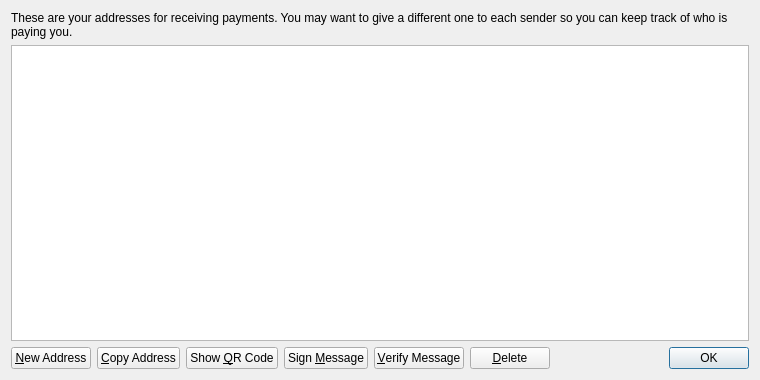
<?xml version="1.0" encoding="UTF-8"?>
<ui version="4.0">
 <class>AddressBookPage</class>
 <widget class="QWidget" name="AddressBookPage">
  <property name="geometry">
   <rect>
    <x>0</x>
    <y>0</y>
    <width>760</width>
    <height>380</height>
   </rect>
  </property>
  <property name="windowTitle">
   <string>Address Book</string>
  </property>
  <layout class="QVBoxLayout" name="verticalLayout">
   <item>
    <widget class="QLabel" name="labelExplanation">
     <property name="text">
      <string>These are your addresses for receiving payments. You may want to give a different one to each sender so you can keep track of who is paying you.</string>
     </property>
     <property name="textFormat">
      <enum>Qt::PlainText</enum>
     </property>
     <property name="wordWrap">
      <bool>true</bool>
     </property>
    </widget>
   </item>
   <item>
    <widget class="QTableView" name="tableView">
     <property name="contextMenuPolicy">
      <enum>Qt::CustomContextMenu</enum>
     </property>
     <property name="toolTip">
      <string>Double-click to edit address or label</string>
     </property>
     <property name="tabKeyNavigation">
      <bool>false</bool>
     </property>
     <property name="alternatingRowColors">
      <bool>true</bool>
     </property>
     <property name="selectionMode">
      <enum>QAbstractItemView::SingleSelection</enum>
     </property>
     <property name="selectionBehavior">
      <enum>QAbstractItemView::SelectRows</enum>
     </property>
     <property name="sortingEnabled">
      <bool>true</bool>
     </property>
     <attribute name="verticalHeaderVisible">
      <bool>false</bool>
     </attribute>
    </widget>
   </item>
   <item>
    <layout class="QHBoxLayout" name="horizontalLayout">
     <item>
      <widget class="QPushButton" name="newAddressButton">
       <property name="toolTip">
        <string>Create a new address</string>
       </property>
       <property name="text">
        <string>&amp;New Address</string>
       </property>
       <property name="icon">
        <iconset resource="../bitcoin.qrc">
         <normaloff>:/icons/add</normaloff>:/icons/add</iconset>
       </property>
      </widget>
     </item>
     <item>
      <widget class="QPushButton" name="copyToClipboard">
       <property name="toolTip">
        <string>Copy the currently selected address to the system clipboard</string>
       </property>
       <property name="text">
        <string>&amp;Copy Address</string>
       </property>
       <property name="icon">
        <iconset resource="../bitcoin.qrc">
         <normaloff>:/icons/editcopy</normaloff>:/icons/editcopy</iconset>
       </property>
      </widget>
     </item>
     <item>
      <widget class="QPushButton" name="showQRCode">
       <property name="text">
        <string>Show &amp;QR Code</string>
       </property>
       <property name="icon">
        <iconset resource="../bitcoin.qrc">
         <normaloff>:/icons/qrcode</normaloff>:/icons/qrcode</iconset>
       </property>
      </widget>
     </item>
     <item>
      <widget class="QPushButton" name="signMessage">
       <property name="toolTip">
        <string>Sign a message to prove you own the address</string>
       </property>
       <property name="text">
        <string>Sign &amp;Message</string>
       </property>
       <property name="icon">
        <iconset resource="../bitcoin.qrc">
         <normaloff>:/icons/edit</normaloff>:/icons/edit</iconset>
       </property>
      </widget>
     </item>
     <item>
      <widget class="QPushButton" name="verifyMessage">
       <property name="toolTip">
        <string>Verify a message to ensure it was signed with a specified address</string>
       </property>
       <property name="text">
        <string>&amp;Verify Message</string>
       </property>
       <property name="icon">
        <iconset resource="../bitcoin.qrc">
         <normaloff>:/icons/transaction_0</normaloff>:/icons/transaction_0</iconset>
       </property>
      </widget>
     </item>
     <item>
      <widget class="QPushButton" name="deleteButton">
       <property name="toolTip">
        <string>Delete the currently selected address from the list</string>
       </property>
       <property name="text">
        <string>&amp;Delete</string>
       </property>
       <property name="icon">
        <iconset resource="../bitcoin.qrc">
         <normaloff>:/icons/remove</normaloff>:/icons/remove</iconset>
       </property>
      </widget>
     </item>
     <item>
      <spacer name="horizontalSpacer">
       <property name="orientation">
        <enum>Qt::Horizontal</enum>
       </property>
       <property name="sizeHint" stdset="0">
        <size>
         <width>40</width>
         <height>20</height>
        </size>
       </property>
      </spacer>
     </item>
     <item>
      <widget class="QDialogButtonBox" name="buttonBox">
       <property name="sizePolicy">
        <sizepolicy hsizetype="Maximum" vsizetype="Fixed">
         <horstretch>0</horstretch>
         <verstretch>0</verstretch>
        </sizepolicy>
       </property>
       <property name="standardButtons">
        <set>QDialogButtonBox::Ok</set>
       </property>
      </widget>
     </item>
    </layout>
   </item>
  </layout>
 </widget>
 <resources>
  <include location="../bitcoin.qrc"/>
 </resources>
 <connections/>
</ui>
